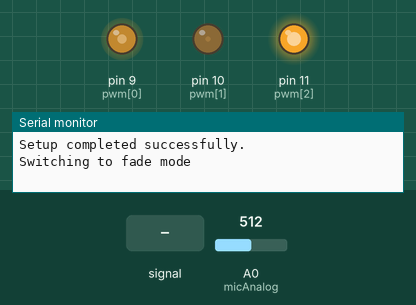
Bench run of a sketch on a simulated Arduino Uno, built with avr-gcc and run on an emulated ATmega328P. Shown: output pins drawn as LEDs (lit = HIGH), the last lines printed to the serial monitor. Dashed ring = blinking. The inputs (shaded band) are chosen by the test bench; at power-on: A0 (micAnalog) = 512.

Above: at 1.2 s.
1.3 s: A0 (micAnalog) fed a 200 Hz sine of ±255 counts around its level
2.8 s: A0 (micAnalog) set to 716
At 3.2 s:
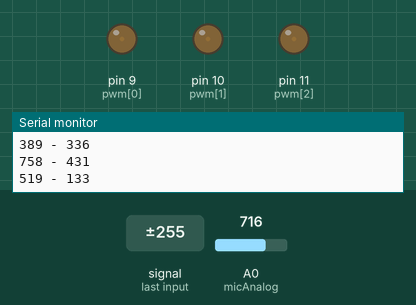
5.8 s: A0 (micAnalog) fed a 200 Hz sine of ±81 counts around its level
8.8 s: A0 (micAnalog) fed a 2 Hz sine of ±306 counts around its level
At 9.63 s:
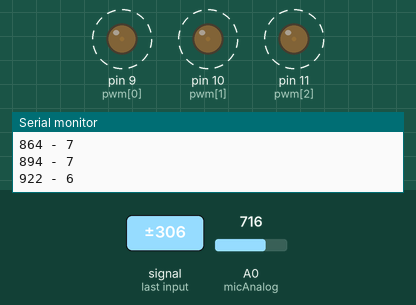
11.8 s: A0 (micAnalog) set to 900
At 12.96 s:
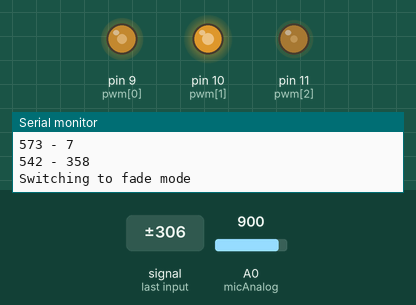
Timing chart, 0 to 26.6 s (numbered marks = the images above; inputs shaded):
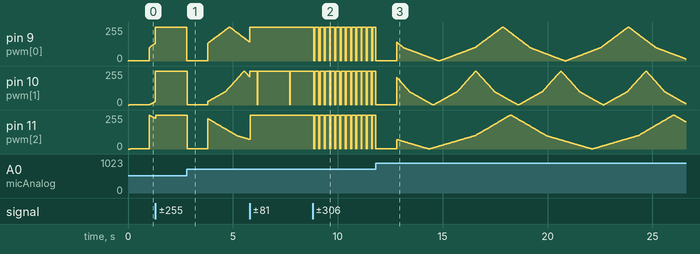

The sketch:

Xmas_Tree_Lights__3_way_.ino
```cpp
/* 3-way Xmas Tree Lights for simple Xmas Tree Module (Banggood / Gearbest)
 *
 * We use (any) 3 PWM channels (pins 3, 5, 6, 9, 10, 11 on a Nano or Uno)
 * and can fade and flash the lights as required.
 *
 * Additionally, we can use a microphone input to flash the lights in time
 * with the 'beat'. Just like the discos of the 1980s.
 */
#include "Arduino.h"

// PWM pins to use for our 3 channels
char pwm[] = { 9, 10, 11 };

// pins for the microphone analog input
#define micAnalog A0

// Minimum LED on times, mS
#define flashOnMs 50

// An easy way to use human readable words rather than 0, 1, 2 etc as flags or states
enum mode {
	flash, fade
};

// -------------------------------------------------------------------------
// SETUP     SETUP     SETUP     SETUP     SETUP     SETUP     SETUP
// -------------------------------------------------------------------------
void setup() {
	Serial.begin(9600);

	Serial.println("Setup completed successfully.");
}

// -------------------------------------------------------------------------
// LOOP    LOOP    LOOP    LOOP    LOOP    LOOP    LOOP    LOOP    LOOP
// -------------------------------------------------------------------------
void loop() {
	// The fading value we're currently at (or starting from)
	static signed int fadeVal[] = { -100, 0, 255 };

	// Detects silence and starts the fade program
	static unsigned long silence;

	// How are we running?
	static mode runMode = flash;

	// Are we back in flash mode yet (sound detected for several cycles)?
	static int soundCount = 0;

	// Detect sound?
	if (runMode == flash) {

		// Flash mode
		for (unsigned int cnt = 0; cnt < sizeof pwm; cnt++) {
			if (micInput()) {
				flashChannel(cnt, true);

				// Make a note of when this was
				silence = millis();
			}
			else {
				flashChannel(cnt, false);

				// Have had silence for longer than minimum silent period? Switch runtime mode!
				if (millis() > silence + 1000) {
					runMode = fade;
					Serial.println("Switching to fade mode");
					break;
				}
			}
		}
	}
	else {
		// Fade mode
		for (unsigned int cnt = 0; cnt < sizeof pwm; cnt++) {
			fadeChannel(cnt, &fadeVal[cnt]);
		}

		// Check if sound is present, change runMode as required
		if (micInput()) {
			soundCount++;
			if (soundCount > 1) {
				runMode = flash;
				silence = millis();
				Serial.println("Switching to flash mode");
			}
		}else {
			soundCount = 0;
		}
	}
}

// -------------------------------------------------------------------------
// Fade the specified channel to next step.
// -------------------------------------------------------------------------
void fadeChannel(unsigned int channelNo, signed int *fadeVal) {

	// Prevents too fast a fading sequence
	static unsigned long fadeDelay[] { 15, 10, 20 }; // ms delay between each step
	static unsigned long fadeTime[] { 0, 0, 0 };

	// Don't do any fading on this channel if we have not exceeded wait time
	if (millis() > fadeTime[channelNo] + fadeDelay[channelNo]) {

		// Update the time we started this fade
		fadeTime[channelNo] = millis();

		// Get the actual value from the pointer
		signed int fade = *fadeVal;

		// Increment or decrement according to sign, speed up beyond certain brightness
		unsigned int absFade = abs(fade);
		if (absFade > 100) {
			fade = fade - 2;
		}
		else {
			fade--;
		}

		// Flip the sign bit (and hence direction) if at max or min
		if (fade > 255 || fade < -255) {
			fade = fade * -1;
			fade = fade < -255 ? -255 : fade > 255 ? 255 : fade;
		}

		// Change the LED brightness for this channel
		analogWrite(pwm[channelNo], absFade);

		// Update the value pointed to by the point *fadeVal
		*fadeVal = fade;
	}
}

// -------------------------------------------------------------------------
// Flash (sound-to-music style) the specified channel on or off
// -------------------------------------------------------------------------
void flashChannel(unsigned int channelNo, bool flashOn) {

	static unsigned long flashTime[] = { 0, 0, 0 };
	unsigned long milliTime = millis();
	if (flashOn) {
		analogWrite(pwm[channelNo], 255);
	}
	else {
		// Turn off but only if after minimum time period
		if (milliTime > flashTime[channelNo] + (flashOnMs * channelNo)) {

			// Don't turn fully off, leave a glimmer!
			analogWrite(pwm[channelNo], 2);
			flashTime[channelNo] = milliTime;
		}
	}
}

// -------------------------------------------------------------------------
// Gets microphone input, return true if sound detected
// -------------------------------------------------------------------------
bool micInput() {

	// Read the microphone input twice with a short delay
	int micVal1 = analogRead(micAnalog);
	delay(2);
	int micVal2 = abs(analogRead(micAnalog) - micVal1);

	// If we have detected sound above the threshold return true
	if (micVal2 > 2) {
		Serial.print(micVal1);Serial.print(" - ");Serial.println(micVal2);
		return true;
	}
	else {
		return false;
	}
}
```

Measured:
- after the input at 8.8 s, pin 9 (pwm[0]), pin 11 (pwm[2]): alternates 255/255 for 0.21 s and 2/255 for 0.05 s, starting after 0.06 s; pin 10 (pwm[1]): alternates 255/255 for 0.20 s and 2/255 for 0.05 s, starting after 0.06 s
